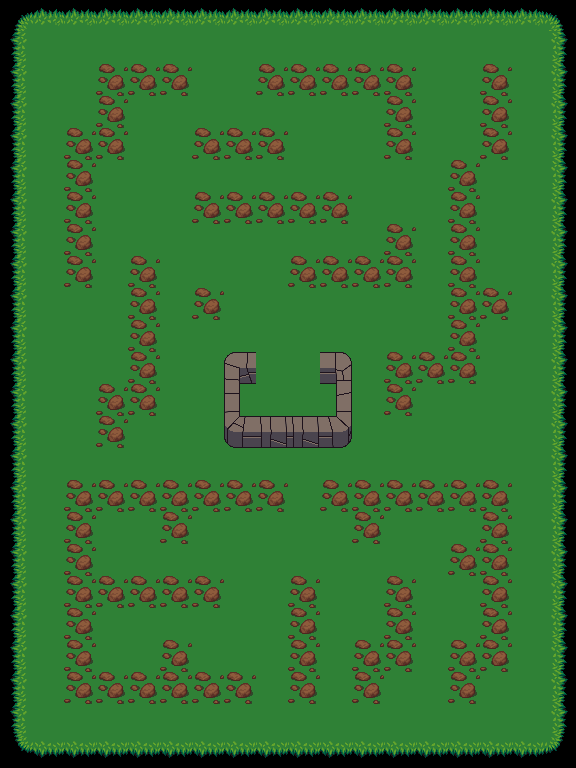

A 2D game scene composited from a Tiled map and its tileset images. What follows is a short description and the map's XML, with every tile layer's data as written:
An orthogonal 18x24 tile map with 32x32 px tiles, 2 tile layers (sols, murs).

<map version="1.2" tiledversion="1.2.5" orientation="orthogonal" renderorder="left-up" width="18" height="24" tilewidth="32" tileheight="32" infinite="0" nextlayerid="3" nextobjectid="1">
 <tileset firstgid="1" name="map_1" tilewidth="32" tileheight="32" tilecount="1024" columns="32">
  <image source="map_1.png" trans="ffffff" width="1024" height="1024" />
 </tileset>
 <layer id="1" name="sols" width="18" height="24">
  <data encoding="csv">
0,0,0,0,0,0,0,0,0,0,0,0,0,0,0,0,0,0,
0,119,119,119,119,119,119,119,119,119,119,119,119,119,119,119,119,0,
0,119,119,119,119,119,119,119,119,119,119,119,119,119,119,119,119,0,
0,119,119,119,119,119,119,119,119,119,119,119,119,119,119,119,119,0,
0,119,119,119,119,119,119,119,119,119,119,119,119,119,119,119,119,0,
0,119,119,119,119,119,119,119,119,119,119,119,119,119,119,119,119,0,
0,119,119,119,119,119,119,119,119,119,119,119,119,119,119,119,119,0,
0,119,119,119,119,119,119,119,119,119,119,119,119,119,119,119,119,0,
0,119,119,119,119,119,119,119,119,119,119,119,119,119,119,119,119,0,
0,119,119,119,119,119,119,119,119,119,119,119,119,119,119,119,119,0,
0,119,119,119,119,119,119,119,119,119,119,119,119,119,119,119,119,0,
0,119,119,119,119,119,119,119,119,119,119,119,119,119,119,119,119,0,
0,119,119,119,119,119,119,119,119,119,119,119,119,119,119,119,119,0,
0,119,119,119,119,119,119,119,119,119,119,119,119,119,119,119,119,0,
0,119,119,119,119,119,119,119,119,119,119,119,119,119,119,119,119,0,
0,119,119,119,119,119,119,119,119,119,119,119,119,119,119,119,119,0,
0,119,119,119,119,119,119,119,119,119,119,119,119,119,119,119,119,0,
0,119,119,119,119,119,119,119,119,119,119,119,119,119,119,119,119,0,
0,119,119,119,119,119,119,119,119,119,119,119,119,119,119,119,119,0,
0,119,119,119,119,119,119,119,119,119,119,119,119,119,119,119,119,0,
0,119,119,119,119,119,119,119,119,119,119,119,119,119,119,119,119,0,
0,119,119,119,119,119,119,119,119,119,119,119,119,119,119,119,119,0,
0,119,119,119,119,119,119,119,119,119,119,119,119,119,119,119,119,0,
0,0,0,0,0,0,0,0,0,0,0,0,0,0,0,0,0,0
</data>
 </layer>
 <layer id="2" name="murs" width="18" height="24">
  <data encoding="csv">
86,87,87,87,87,87,87,87,87,87,87,87,87,87,87,87,87,88,
118,0,0,0,0,0,0,0,0,0,0,0,0,0,0,0,0,120,
118,0,0,236,236,236,0,0,236,236,236,236,236,0,0,236,0,120,
118,0,0,236,0,0,0,0,0,0,0,0,236,0,0,236,0,120,
118,0,236,236,0,0,236,236,236,0,0,0,236,0,0,236,0,120,
118,0,236,0,0,0,0,0,0,0,0,0,0,0,236,0,0,120,
118,0,236,0,0,0,236,236,236,236,236,0,0,0,236,0,0,120,
118,0,236,0,0,0,0,0,0,0,0,0,236,0,236,0,0,120,
118,0,236,0,236,0,0,0,0,236,236,236,236,0,236,0,0,120,
118,0,0,0,236,0,236,0,0,0,0,0,0,0,236,236,0,120,
118,0,0,0,236,0,0,0,0,0,0,0,0,0,236,0,0,120,
118,0,0,0,236,0,0,853,0,0,855,0,236,236,236,0,0,120,
118,0,0,236,236,0,0,885,0,0,887,0,236,0,0,0,0,120,
118,0,0,236,0,0,0,917,918,918,919,0,0,0,0,0,0,120,
118,0,0,0,0,0,0,0,0,0,0,0,0,0,0,0,0,120,
118,0,236,236,236,236,236,236,236,0,236,236,236,236,236,236,0,120,
118,0,236,0,0,236,0,0,0,0,0,236,0,0,0,236,0,120,
118,0,236,0,0,0,0,0,0,0,0,0,0,0,236,236,0,120,
118,0,236,236,236,236,236,0,0,236,0,0,236,0,0,236,0,120,
118,0,236,0,0,0,0,0,0,236,0,0,236,0,0,236,0,120,
118,0,236,0,0,236,0,0,0,236,0,236,236,0,236,236,0,120,
118,0,236,236,236,236,236,236,0,236,0,236,0,0,236,0,0,120,
118,0,0,0,0,0,0,0,0,0,0,0,0,0,0,0,0,120,
150,151,151,151,151,151,151,151,151,151,151,151,151,151,151,151,151,152
</data>
 </layer>
</map>
